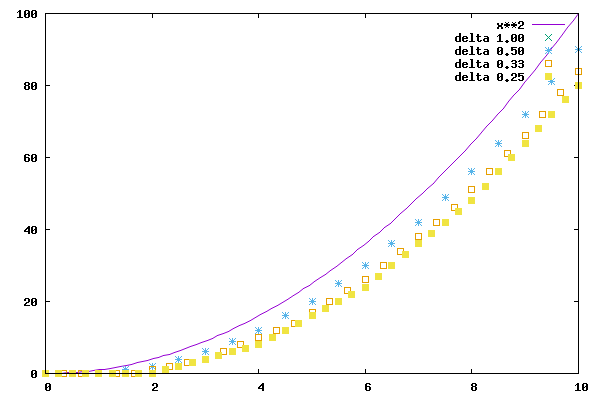

Write gnuplot code to recreate this figure.
set terminal png size 600,400
set output 'euler.png'

plot [0:10] x**2, for [i=0:3] sprintf("approx-%d.csv", i) title sprintf("delta %.2f", 1. / (i + 1))
